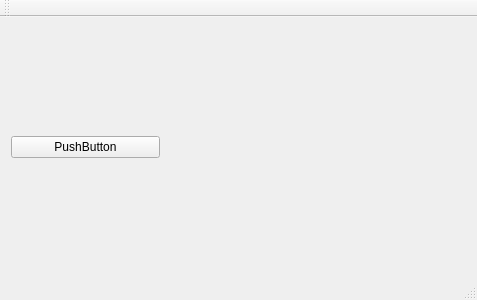
<?xml version="1.0" encoding="UTF-8"?>
<ui version="4.0">
 <class>MainWindow</class>
 <widget class="QMainWindow" name="MainWindow">
  <property name="geometry">
   <rect>
    <x>0</x>
    <y>0</y>
    <width>477</width>
    <height>300</height>
   </rect>
  </property>
  <property name="windowTitle">
   <string>MainWindow</string>
  </property>
  <widget class="QWidget" name="centralWidget">
   <widget class="QWidget" name="verticalLayoutWidget">
    <property name="geometry">
     <rect>
      <x>0</x>
      <y>0</y>
      <width>171</width>
      <height>241</height>
     </rect>
    </property>
    <layout class="QVBoxLayout" name="verticalLayout">
     <item>
      <spacer name="horizontalSpacer">
       <property name="orientation">
        <enum>Qt::Horizontal</enum>
       </property>
       <property name="sizeHint" stdset="0">
        <size>
         <width>40</width>
         <height>20</height>
        </size>
       </property>
      </spacer>
     </item>
     <item>
      <widget class="QPushButton" name="pushButton">
       <property name="text">
        <string>PushButton</string>
       </property>
      </widget>
     </item>
    </layout>
   </widget>
   <widget class="QWidget" name="verticalLayoutWidget_2">
    <property name="geometry">
     <rect>
      <x>190</x>
      <y>10</y>
      <width>160</width>
      <height>231</height>
     </rect>
    </property>
    <layout class="QVBoxLayout" name="verticalLayout_2"/>
   </widget>
  </widget>
  <widget class="QMenuBar" name="menuBar">
   <property name="geometry">
    <rect>
     <x>0</x>
     <y>0</y>
     <width>477</width>
     <height>20</height>
    </rect>
   </property>
  </widget>
  <widget class="QToolBar" name="mainToolBar">
   <attribute name="toolBarArea">
    <enum>TopToolBarArea</enum>
   </attribute>
   <attribute name="toolBarBreak">
    <bool>false</bool>
   </attribute>
  </widget>
  <widget class="QStatusBar" name="statusBar"/>
 </widget>
 <layoutdefault spacing="6" margin="11"/>
 <resources/>
 <connections/>
</ui>
